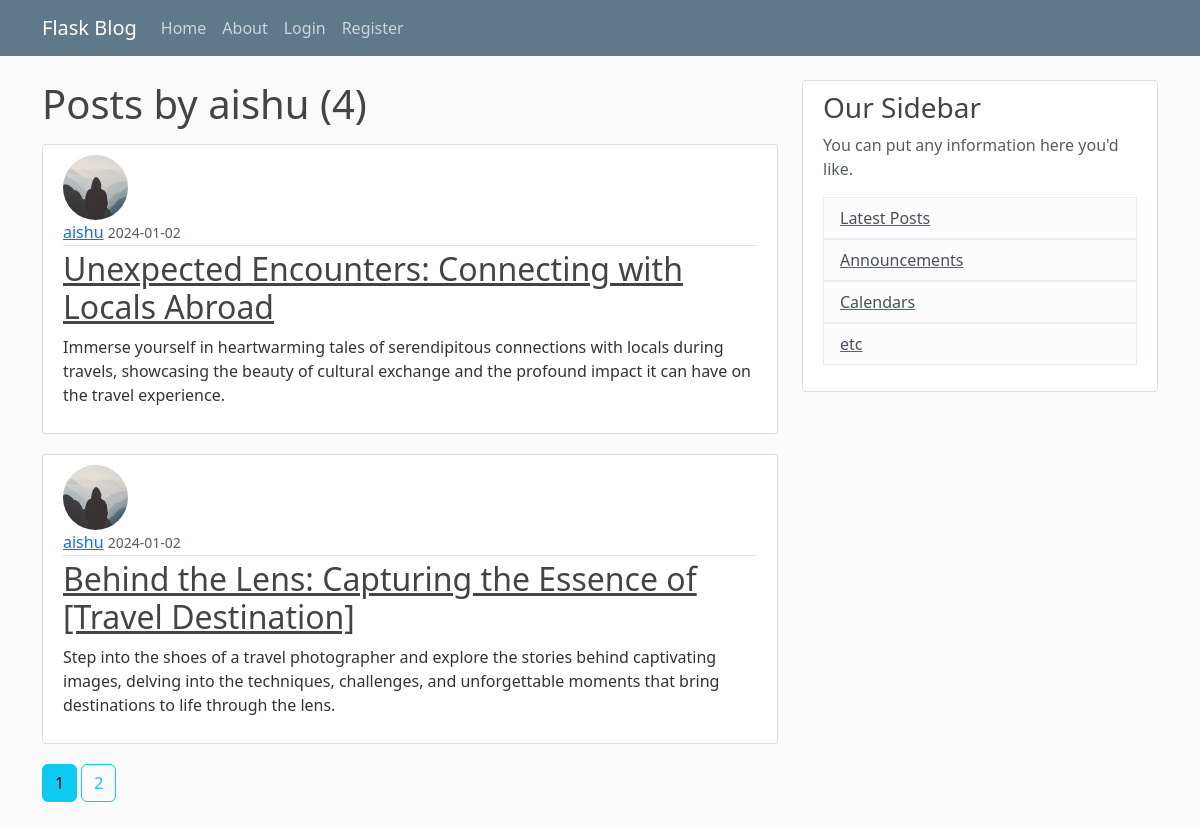
/user/aishu, run on the app's committed database.
### flaskblog/models.py (models this page shows, shortened)
class User(db.Model,UserMixin):
   id=db.Column(db.Integer,primary_key=True)
   username=db.Column(db.String(20),unique=True,nullable=False)
   email=db.Column(db.String(120),unique=True,nullable=False)
   image_file=db.Column(db.String(20),nullable=False,default='default.jpg')
   password=db.Column(db.String(60),nullable=False)
   posts=db.relationship('Post',backref='author',lazy=True)

class Post(db.Model):
   id=db.Column(db.Integer,primary_key=True)
   title=db.Column(db.String(100),nullable=False)
   date=db.Column(db.DateTime,nullable=False,default=datetime.utcnow)
   content=db.Column(db.Text,nullable=False)
   user_id=db.Column(db.Integer,db.ForeignKey('user.id'),nullable=False)

### flaskblog/routes.py (the view)
@app.route("/user/<string:username>")
def user_posts(username):
    page = request.args.get('page', 1, type=int)
    user = User.query.filter_by(username=username).first_or_404()
    posts=Post.query.filter_by(author=user).order_by(Post.date.desc()).paginate(page=page,per_page=2)
    return render_template('user_posts.html', posts=posts, user=user)

### flaskblog/templates/user_posts.html
{% extends "layout.html" %}
{% block content %}
    <h1 class="mb-3">Posts by {{ user.username }} ({{ posts.total }})</h1>
    {% for post in posts.items %}
        <article class="media content-section">
          <img class="rounded-circle article-img" src="{{ url_for('static', filename='profile_pics/' + post.author.image_file) }}">
          <div class="media-body">
            <div class="article-metadata">
              <a class="mr-2" href="{{ url_for('user_posts', username=post.author.username) }}">{{ post.author.username }}</a>
              <small class="text-muted">{{ post.date.strftime('%Y-%m-%d') }}</small>
            </div>
            <h2><a class="article-title" href="{{ url_for('post', post_id=post.id) }}">{{ post.title }}</a></h2>
            <p class="article-content">{{ post.content }}</p>
          </div>
        </article>
    {% endfor %}
    {% for page_num in posts.iter_pages(left_edge=1, right_edge=1, left_current=1, right_current=2) %}
      {% if page_num %}
        {% if posts.page == page_num %}
          <a class="btn btn-info mb-4" href="{{ url_for('user_posts', username=user.username, page=page_num) }}">{{ page_num }}</a>
        {% else %}
          <a class="btn btn-outline-info mb-4" href="{{ url_for('user_posts', username=user.username, page=page_num) }}">{{ page_num }}</a>
        {% endif %}
      {% else %}
        ...
      {% endif %}
    {% endfor %}
{% endblock content %}

### flaskblog/static/main.css (style rules this page uses)
body { background: #fafafa; color: #333333; margin-top: 5rem; }
h1, h2, h3, h4, h5, h6 { color: #444444; }
.content-section { background: #ffffff; padding: 10px 20px; border: 1px solid #dddddd; border-radius: 3px; margin-bottom: 20px; }
.article-title { color: #444444; }
.article-content { white-space: pre-line; }
.article-img { height: 65px; width: 65px; margin-right: 16px; }
.article-metadata { padding-bottom: 1px; margin-bottom: 4px; border-bottom: 1px solid #e3e3e3 }

### data on the page
User: username "aishu"
Post: image_file (placeholder picture), author.username "aishu", date "2024-01-02", title "Unexpected Encounters: Connecting with Locals Abroad", content "Immerse yourself in heartwarming tales of serendipitous connections with locals during travels, showcasing the beauty of cultural exchange and the profound impact it can have on the travel experience."
Post: image_file (placeholder picture), author.username "aishu", date "2024-01-02", title "Behind the Lens: Capturing the Essence of [Travel Destination]", content "Step into the shoes of a travel photographer and explore the stories behind captivating images, delving into the techniques, challenges, and unforgettable moments that bring destinations to life through the lens."

### other printed values
{{ posts.total }} "4"
{{ page_num }} "1"
{{ page_num }} "2"
